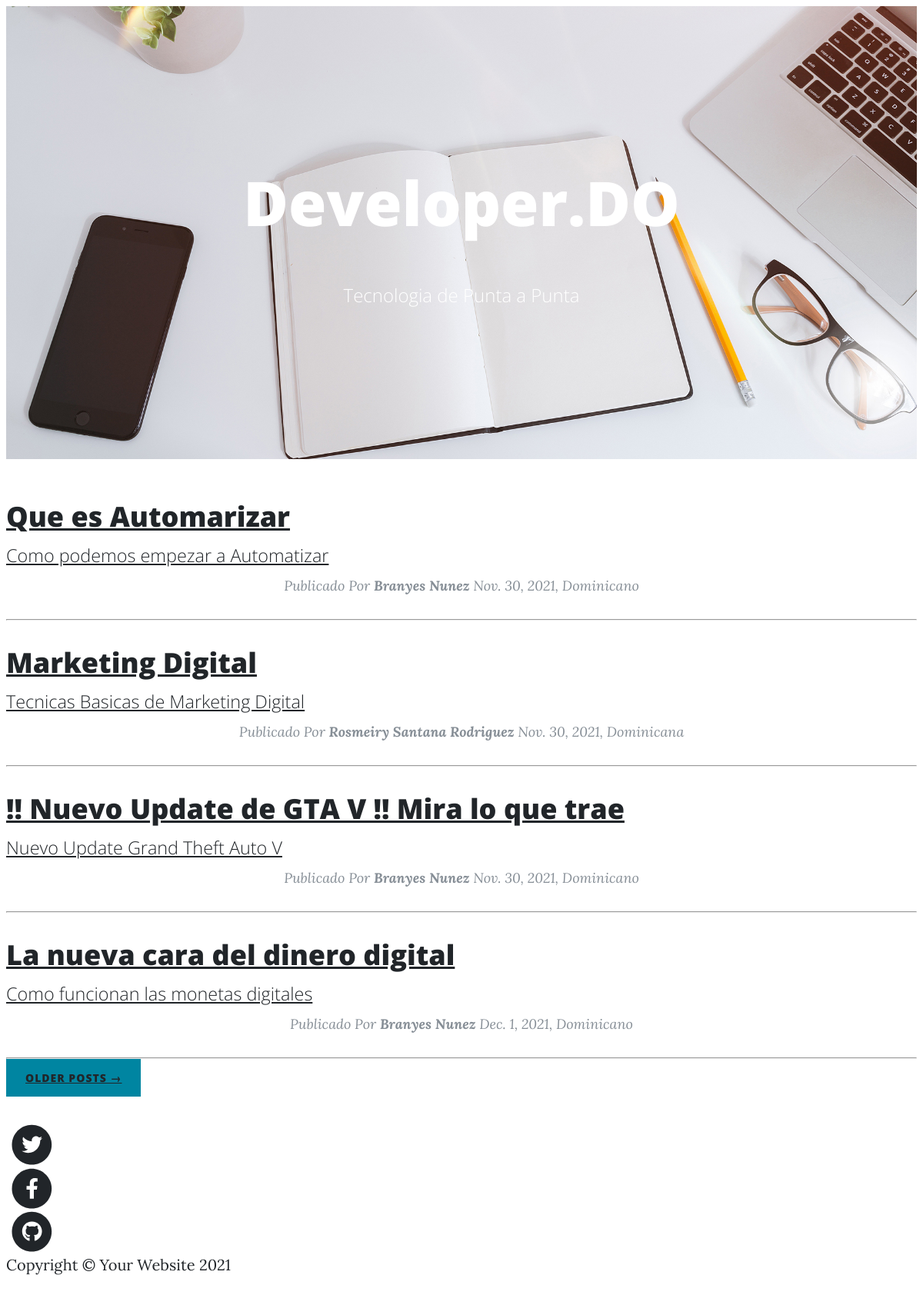
The page / on the database its author committed.
### Blog/models.py (models this page shows, shortened)
class Post(models.Model):
    id = models.AutoField(primary_key=True)
    titulo = models.CharField('Titulo',max_length=100,blank=False, null=False)
    slug = models.CharField('slug',max_length=100, blank=False,null=False)
    descripcion = models.CharField('Descripcion',max_length=100, blank=False, null=False)
    contenido = RichTextField(null=False)
    imagen = models.URLField('Imagen',max_length=300, blank=False, null=False)
    autor = models.ForeignKey(Autor, on_delete= models.CASCADE, related_name='post')
    categoria = models.ForeignKey(Categoria, on_delete= models.CASCADE, related_name='categoria')
    estado = models.BooleanField("Publicado/No Publicado", default=True)
    fecha_creacion = models.DateField("Fecha de Creacion", auto_now=False, auto_now_add=True)
    class Meta:
        verbose_name = 'Post'
        verbose_name_plural = 'Posts'
        db_table = 'Post'

class Autor(models.Model):
    id = models.AutoField(primary_key=True)
    nombres = models.CharField('Nombres del autor',max_length=100, blank=False, null=False)
    apellidos = models.CharField('Apellidos del autor',max_length=100, blank=False, null=False)
    nacionalidad = models.CharField('Nacionalidad del autor',max_length=100, blank=False)
    facebook = models.CharField("Facebook del autor", blank=True, null=True,max_length=100)
    Instagram = models.CharField("Instagram del autor", blank=True, null=True, max_length=100)
    twitter = models.CharField("Twitter del autor", blank=True,null=True,max_length=100)
    web = models.URLField("Web del autor", blank=True, null=True)
    email = models.EmailField("Email del autor", blank=False, null=False)
    estado = models.BooleanField("Autor activo/no Activo",default=True)
    fecha_creacion = models.DateTimeField("Fecha de Cracion", auto_now=False, auto_now_add=True)
    class Meta:
        verbose_name = 'Autor'
        verbose_name_plural = 'Autores'
        db_table = 'Autor'
    def __str__(self):
        return "{0} {1}".format(self.nombres, self.apellidos)

### Blog/views.py (the view)
# urls.py: path('',Home,name='index'),
def Home(request):
    posts = Post.objects.filter(estado=True)
    return render(request,'blog/index.html',{'posts':posts})

### Blog/Templates/Blog/index.html (shortened to what this page needs)
{% load static %}
<!DOCTYPE html>
<html lang="en">
    <head>
        <link href=" {% static 'css/styles.css'%}" rel="stylesheet" />
    </head>
    <body>
        <nav class="navbar navbar-expand-lg navbar-light" id="mainNav">
            <div class="container px-4 px-lg-5">
                <a class="navbar-brand" href="{%  url 'blog:index'  %}">Developer.DO</a>
                <button class="navbar-toggler" type="button" data-bs-toggle="collapse" data-bs-target="#navbarResponsive" aria-controls="navbarResponsive" aria-expanded="false" aria-label="Toggle navigation">
                </button>
                <div class="collapse navbar-collapse" id="navbarResponsive">
                    <ul class="navbar-nav ms-auto py-4 py-lg-0">
                        <li class="nav-item"><a class="nav-link px-lg-3 py-3 py-lg-4" href="{%  url 'blog:index'  %}">Home</a></li>
                        <li class="nav-item"><a class="nav-link px-lg-3 py-3 py-lg-4" href="{% url 'blog:programacion' %}">Programacion</a></li>
                        <li class="nav-item"><a class="nav-link px-lg-3 py-3 py-lg-4" href="{%  url 'blog:generales' %}">Generales</a></li>
                        <li class="nav-item"><a class="nav-link px-lg-3 py-3 py-lg-4" href="{% url 'blog:Video_Juegos' %}">Video Juegos</a></li>
                        <li class="nav-item"><a class="nav-link px-lg-3 py-3 py-lg-4" href="{% url 'blog:tecnologia' %}">Tecnologia</a></li>
                        <li class="nav-item"><a class="nav-link px-lg-3 py-3 py-lg-4" href="{% url 'blog:tutoriales' %}">Tutoriales</a></li>
                    </ul>
                </div>
            </div>
        </nav>
        <header class="masthead" style="background-image: url({% block image %}{% static 'assets/img/home-bg.jpg' %}{% endblock image %})">
            <div class="container position-relative px-4 px-lg-5">
                <div class="row gx-4 gx-lg-5 justify-content-center">
                    <div class="col-md-10 col-lg-8 col-xl-7">
                        {% if posts_detalle %}
                        <div class="post-heading">
                            <h1>{% block main_title_detail  %} Developer.DO {% endblock main_title_detail %}</h1>
                            <span class="subheading">{% block subtitle_detail %}Tecnologia de Punta a Punta {% endblock subtitle_detail %}</span>
                             <p class="post-meta">
                            Publicado Por
                            <strong>{{ posts_detalle.autor }}</strong>
                        </p>
                        </div>
                        {% else %}
                        <div class="site-heading">
                            <h1>{% block main_title  %} Developer.DO {% endblock main_title %}</h1>
                            <span class="subheading">{% block subtitle %}Tecnologia de Punta a Punta {% endblock subtitle %}</span>
                        </div>
                    </div>
                    {% endif %}
                </div>
            </div>
        </header>
        <div class="container px-4 px-lg-5">
            <div class="row gx-4 gx-lg-5 justify-content-center">
                <div class="col-md-10 col-lg-8 col-xl-7">
                     {% block content %}
                    {% if posts %}
                    {% for post in posts %}
                    <div class="post-preview">
                        <a href="{% url 'blog:detalle' post.slug %}" class="post-preview">
                            <h2 class="post-title">{{  post.titulo }}</h2>
                            <h3 class="post-subtitle">{{  post.descripcion  }}</h3>
                        </a>
                        <p class="post-meta">
                            Publicado Por
                            <strong>{{ post.autor }}</strong>
                            {{ post.fecha_creacion }},
                            {{ post.autor.nacionalidad }}
                        </p>
                    </div>
                    <hr class="my-4" />
                    {% endfor %}
                    {% else %}
                    <h1>! Uhs, No hay Posts ! </h1>
                    {% endif %}
                    {% endblock content %}
                    <div class="d-flex justify-content-end mb-4"><a class="btn btn-primary text-uppercase" href="#!">Older Posts →</a></div>
                </div>
            </div>
        </div>
        <footer class="border-top">
            <div class="container px-4 px-lg-5">
                <div class="row gx-4 gx-lg-5 justify-content-center">
                    <div class="col-md-10 col-lg-8 col-xl-7">
                        <ul class="list-inline text-center">
                            <li class="list-inline-item">
                                <a href="#!">
                                    <span class="fa-stack fa-lg">
                                        <i class="fas fa-circle fa-stack-2x"></i>
                                        <i class="fab fa-twitter fa-stack-1x fa-inverse"></i>
                                    </span>
                                </a>
                            </li>
                            <li class="list-inline-item">
                                <a href="#!">
                                    <span class="fa-stack fa-lg">
                                        <i class="fas fa-circle fa-stack-2x"></i>
                                        <i class="fab fa-facebook-f fa-stack-1x fa-inverse"></i>
                                    </span>
                                </a>
                            </li>
                            <li class="list-inline-item">
                                <a href="#!">
                                    <span class="fa-stack fa-lg">
                                        <i class="fas fa-circle fa-stack-2x"></i>
                                        <i class="fab fa-github fa-stack-1x fa-inverse"></i>
                                    </span>
                                </a>
                            </li>
                        </ul>
                        <div class="small text-center text-muted fst-italic">Copyright &copy; Your Website 2021</div>
                    </div>
                </div>
            </div>
        </footer>
    </body>
</html>

### static/css/styles.css (style rules this page uses)
body { font-size: 20px; color: #212529; font-family: 'Lora', 'Times New Roman', serif; }
p { line-height: 1.5; margin: 30px 0; }
h1, h2, h3, h4, h5, h6 { font-weight: 800; font-family: 'Open Sans', 'Helvetica Neue', Helvetica, Arial, sans-serif; }
a { color: #212529; -webkit-transition: all 0.2s; transition: all 0.2s; }
#mainNav { position: absolute; border-bottom: 1px solid #e9ecef; background-color: white; font-family: 'Open Sans', 'Helvetica Neue', Helvetica, Arial, sans-serif; }
#mainNav .navbar-brand { font-weight: 800; color: #343a40; }
#mainNav .navbar-toggler { font-size: 12px; font-weight: 800; padding: 13px; text-transform: uppercase; color: #343a40; }
#mainNav .navbar-nav > li.nav-item > a { font-size: 12px; font-weight: 800; letter-spacing: 1px; text-transform: uppercase; }
@media only screen and (min-width: 992px) { #mainNav { border-bottom: 1px solid transparent; background: transparent; } }
@media only screen and (min-width: 992px) { #mainNav .navbar-brand { padding: 10px 20px; color: #fff; } }
@media only screen and (min-width: 992px) { #mainNav .navbar-nav > li.nav-item > a { padding: 10px 20px; color: #fff; } }
@media only screen and (min-width: 992px) { #mainNav { -webkit-transition: background-color 0.2s; transition: background-color 0.2s; -webkit-transform: translate3d(0, 0, 0); transform: translate3d(0, 0, 0); -webkit-backface-visibility: hidden; } }
header.masthead { margin-bottom: 50px; background: no-repeat center center; background-color: #868e96; background-attachment: scroll; position: relative; background-size: cover; }
header.masthead .page-heading, header.masthead .post-heading, header.masthead .site-heading { padding: 200px 0 150px; color: white; }
@media only screen and (min-width: 768px) { header.masthead .page-heading, header.masthead .post-heading, header.masthead .site-heading { padding: 200px 0; } }
header.masthead .page-heading, header.masthead .site-heading { text-align: center; }
header.masthead .page-heading h1, header.masthead .site-heading h1 { font-size: 50px; margin-top: 0; }
header.masthead .page-heading .subheading, header.masthead .site-heading .subheading { font-size: 24px; font-weight: 300; line-height: 1.1; display: block; margin: 10px 0 0; font-family: 'Open Sans', 'Helvetica Neue', Helvetica, Arial, sans-serif; }
@media only screen and (min-width: 768px) { header.masthead .page-heading h1, header.masthead .site-heading h1 { font-size: 80px; } }
.post-preview > a { color: #212529; }
.post-preview > a > .post-title { font-size: 30px; margin-top: 30px; margin-bottom: 10px; }
.post-preview > a > .post-subtitle { font-weight: 300; margin: 0 0 10px; }
.post-preview > .post-meta { font-size: 18px; font-style: italic; margin-top: 0; color: #868e96; }
@media only screen and (min-width: 768px) { .post-preview > a > .post-title { font-size: 36px; } }
footer { padding: 50px 0 65px; }
footer .list-inline { margin: 0; padding: 0; }
.btn { font-size: 14px; font-weight: 800; padding: 15px 25px; letter-spacing: 1px; text-transform: uppercase; border-radius: 0; font-family: 'Open Sans', 'Helvetica Neue', Helvetica, Arial, sans-serif; }
.btn-primary { background-color: #0085A1; border-color: #0085A1; }
p { text-align: center; }

### rows shown on the page
Post: titulo "Que es Automarizar", descripcion "Como podemos empezar a Automatizar", autor "Branyes Nunez", fecha_creacion "Nov. 30, 2021", autor.nacionalidad "Dominicano"
Post: titulo "Marketing Digital", descripcion "Tecnicas Basicas de Marketing Digital", autor "Rosmeiry Santana Rodriguez", fecha_creacion "Nov. 30, 2021", autor.nacionalidad "Dominicana"
Post: titulo "!! Nuevo Update de GTA V !! Mira lo que trae", descripcion "Nuevo Update Grand Theft Auto V", autor "Branyes Nunez", fecha_creacion "Nov. 30, 2021", autor.nacionalidad "Dominicano"
Post: titulo "La nueva cara del dinero digital", descripcion "Como funcionan las monetas digitales", autor "Branyes Nunez", fecha_creacion "Dec. 1, 2021", autor.nacionalidad "Dominicano"
